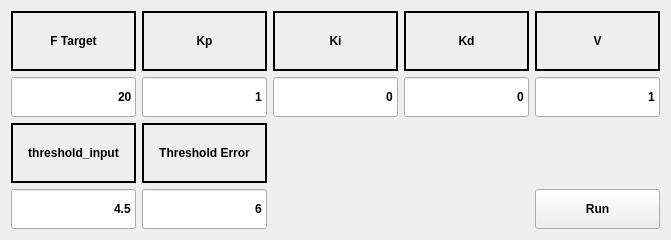
                <widget class="QWidget" name="tab">
                 <attribute name="title">
                  <string>F_control_PID</string>
                 </attribute>
                 <layout class="QGridLayout" name="gridLayout_16">
                  <item row="0" column="0">
                   <widget class="QLabel" name="label_F_Target">
                    <property name="sizePolicy">
                     <sizepolicy hsizetype="Preferred" vsizetype="Fixed">
                      <horstretch>0</horstretch>
                      <verstretch>0</verstretch>
                     </sizepolicy>
                    </property>
                    <property name="minimumSize">
                     <size>
                      <width>80</width>
                      <height>60</height>
                     </size>
                    </property>
                    <property name="font">
                     <font>
                      <weight>75</weight>
                      <bold>true</bold>
                     </font>
                    </property>
                    <property name="cursor">
                     <cursorShape>ArrowCursor</cursorShape>
                    </property>
                    <property name="frameShape">
                     <enum>QFrame::Box</enum>
                    </property>
                    <property name="lineWidth">
                     <number>2</number>
                    </property>
                    <property name="text">
                     <string>F Target</string>
                    </property>
                    <property name="alignment">
                     <set>Qt::AlignCenter</set>
                    </property>
                   </widget>
                  </item>
                  <item row="0" column="1">
                   <widget class="QLabel" name="label_F_Target_2">
                    <property name="sizePolicy">
                     <sizepolicy hsizetype="Preferred" vsizetype="Fixed">
                      <horstretch>0</horstretch>
                      <verstretch>0</verstretch>
                     </sizepolicy>
                    </property>
                    <property name="minimumSize">
                     <size>
                      <width>80</width>
                      <height>60</height>
                     </size>
                    </property>
                    <property name="font">
                     <font>
                      <weight>75</weight>
                      <bold>true</bold>
                     </font>
                    </property>
                    <property name="cursor">
                     <cursorShape>ArrowCursor</cursorShape>
                    </property>
                    <property name="frameShape">
                     <enum>QFrame::Box</enum>
                    </property>
                    <property name="lineWidth">
                     <number>2</number>
                    </property>
                    <property name="text">
                     <string>Kp</string>
                    </property>
                    <property name="alignment">
                     <set>Qt::AlignCenter</set>
                    </property>
                   </widget>
                  </item>
                  <item row="0" column="2">
                   <widget class="QLabel" name="label_F_Target_3">
                    <property name="sizePolicy">
                     <sizepolicy hsizetype="Preferred" vsizetype="Fixed">
                      <horstretch>0</horstretch>
                      <verstretch>0</verstretch>
                     </sizepolicy>
                    </property>
                    <property name="minimumSize">
                     <size>
                      <width>80</width>
                      <height>60</height>
                     </size>
                    </property>
                    <property name="font">
                     <font>
                      <weight>75</weight>
                      <bold>true</bold>
                     </font>
                    </property>
                    <property name="cursor">
                     <cursorShape>ArrowCursor</cursorShape>
                    </property>
                    <property name="frameShape">
                     <enum>QFrame::Box</enum>
                    </property>
                    <property name="lineWidth">
                     <number>2</number>
                    </property>
                    <property name="text">
                     <string>Ki</string>
                    </property>
                    <property name="alignment">
                     <set>Qt::AlignCenter</set>
                    </property>
                   </widget>
                  </item>
                  <item row="0" column="3">
                   <widget class="QLabel" name="label_F_Target_4">
                    <property name="sizePolicy">
                     <sizepolicy hsizetype="Preferred" vsizetype="Fixed">
                      <horstretch>0</horstretch>
                      <verstretch>0</verstretch>
                     </sizepolicy>
                    </property>
                    <property name="minimumSize">
                     <size>
                      <width>80</width>
                      <height>60</height>
                     </size>
                    </property>
                    <property name="font">
                     <font>
                      <weight>75</weight>
                      <bold>true</bold>
                     </font>
                    </property>
                    <property name="cursor">
                     <cursorShape>ArrowCursor</cursorShape>
                    </property>
                    <property name="frameShape">
                     <enum>QFrame::Box</enum>
                    </property>
                    <property name="lineWidth">
                     <number>2</number>
                    </property>
                    <property name="text">
                     <string>Kd</string>
                    </property>
                    <property name="alignment">
                     <set>Qt::AlignCenter</set>
                    </property>
                   </widget>
                  </item>
                  <item row="0" column="4">
                   <widget class="QLabel" name="label_F_Target_5">
                    <property name="sizePolicy">
                     <sizepolicy hsizetype="Preferred" vsizetype="Preferred">
                      <horstretch>0</horstretch>
                      <verstretch>0</verstretch>
                     </sizepolicy>
                    </property>
                    <property name="minimumSize">
                     <size>
                      <width>80</width>
                      <height>60</height>
                     </size>
                    </property>
                    <property name="font">
                     <font>
                      <weight>75</weight>
                      <bold>true</bold>
                     </font>
                    </property>
                    <property name="cursor">
                     <cursorShape>ArrowCursor</cursorShape>
                    </property>
                    <property name="frameShape">
                     <enum>QFrame::Box</enum>
                    </property>
                    <property name="lineWidth">
                     <number>2</number>
                    </property>
                    <property name="text">
                     <string>V</string>
                    </property>
                    <property name="alignment">
                     <set>Qt::AlignCenter</set>
                    </property>
                   </widget>
                  </item>
                  <item row="1" column="0">
                   <widget class="QLineEdit" name="lineEdit_F_target">
                    <property name="sizePolicy">
                     <sizepolicy hsizetype="Expanding" vsizetype="Preferred">
                      <horstretch>0</horstretch>
                      <verstretch>0</verstretch>
                     </sizepolicy>
                    </property>
                    <property name="minimumSize">
                     <size>
                      <width>100</width>
                      <height>40</height>
                     </size>
                    </property>
                    <property name="font">
                     <font>
                      <weight>75</weight>
                      <bold>true</bold>
                     </font>
                    </property>
                    <property name="text">
                     <string>20</string>
                    </property>
                    <property name="alignment">
                     <set>Qt::AlignRight|Qt::AlignTrailing|Qt::AlignVCenter</set>
                    </property>
                   </widget>
                  </item>
                  <item row="1" column="1">
                   <widget class="QLineEdit" name="lineEdit_F_target_kp">
                    <property name="minimumSize">
                     <size>
                      <width>100</width>
                      <height>40</height>
                     </size>
                    </property>
                    <property name="font">
                     <font>
                      <weight>75</weight>
                      <bold>true</bold>
                     </font>
                    </property>
                    <property name="text">
                     <string>1</string>
                    </property>
                    <property name="alignment">
                     <set>Qt::AlignRight|Qt::AlignTrailing|Qt::AlignVCenter</set>
                    </property>
                   </widget>
                  </item>
                  <item row="1" column="2">
                   <widget class="QLineEdit" name="lineEdit_F_target_ki">
                    <property name="minimumSize">
                     <size>
                      <width>100</width>
                      <height>40</height>
                     </size>
                    </property>
                    <property name="font">
                     <font>
                      <weight>75</weight>
                      <bold>true</bold>
                     </font>
                    </property>
                    <property name="text">
                     <string>0</string>
                    </property>
                    <property name="alignment">
                     <set>Qt::AlignRight|Qt::AlignTrailing|Qt::AlignVCenter</set>
                    </property>
                   </widget>
                  </item>
                  <item row="1" column="3">
                   <widget class="QLineEdit" name="lineEdit_F_target_kd">
                    <property name="minimumSize">
                     <size>
                      <width>100</width>
                      <height>40</height>
                     </size>
                    </property>
                    <property name="font">
                     <font>
                      <weight>75</weight>
                      <bold>true</bold>
                     </font>
                    </property>
                    <property name="text">
                     <string>0</string>
                    </property>
                    <property name="alignment">
                     <set>Qt::AlignRight|Qt::AlignTrailing|Qt::AlignVCenter</set>
                    </property>
                   </widget>
                  </item>
                  <item row="1" column="4">
                   <widget class="QLineEdit" name="lineEdit_F_target_v">
                    <property name="minimumSize">
                     <size>
                      <width>100</width>
                      <height>40</height>
                     </size>
                    </property>
                    <property name="font">
                     <font>
                      <weight>75</weight>
                      <bold>true</bold>
                     </font>
                    </property>
                    <property name="text">
                     <string>1</string>
                    </property>
                    <property name="alignment">
                     <set>Qt::AlignRight|Qt::AlignTrailing|Qt::AlignVCenter</set>
                    </property>
                   </widget>
                  </item>
                  <item row="2" column="0">
                   <widget class="QLabel" name="label_F_Target_6">
                    <property name="sizePolicy">
                     <sizepolicy hsizetype="Preferred" vsizetype="Fixed">
                      <horstretch>0</horstretch>
                      <verstretch>0</verstretch>
                     </sizepolicy>
                    </property>
                    <property name="minimumSize">
                     <size>
                      <width>80</width>
                      <height>60</height>
                     </size>
                    </property>
                    <property name="font">
                     <font>
                      <weight>75</weight>
                      <bold>true</bold>
                     </font>
                    </property>
                    <property name="cursor">
                     <cursorShape>ArrowCursor</cursorShape>
                    </property>
                    <property name="frameShape">
                     <enum>QFrame::Box</enum>
                    </property>
                    <property name="lineWidth">
                     <number>2</number>
                    </property>
                    <property name="text">
                     <string>threshold_input</string>
                    </property>
                    <property name="alignment">
                     <set>Qt::AlignCenter</set>
                    </property>
                   </widget>
                  </item>
                  <item row="2" column="1">
                   <widget class="QLabel" name="label_F_Target_7">
                    <property name="sizePolicy">
                     <sizepolicy hsizetype="Preferred" vsizetype="Fixed">
                      <horstretch>0</horstretch>
                      <verstretch>0</verstretch>
                     </sizepolicy>
                    </property>
                    <property name="minimumSize">
                     <size>
                      <width>80</width>
                      <height>60</height>
                     </size>
                    </property>
                    <property name="font">
                     <font>
                      <weight>75</weight>
                      <bold>true</bold>
                     </font>
                    </property>
                    <property name="cursor">
                     <cursorShape>ArrowCursor</cursorShape>
                    </property>
                    <property name="frameShape">
                     <enum>QFrame::Box</enum>
                    </property>
                    <property name="lineWidth">
                     <number>2</number>
                    </property>
                    <property name="text">
                     <string>Threshold Error</string>
                    </property>
                    <property name="alignment">
                     <set>Qt::AlignCenter</set>
                    </property>
                   </widget>
                  </item>
                  <item row="3" column="0">
                   <widget class="QLineEdit" name="lineEdit_F_target_input">
                    <property name="minimumSize">
                     <size>
                      <width>100</width>
                      <height>40</height>
                     </size>
                    </property>
                    <property name="font">
                     <font>
                      <weight>75</weight>
                      <bold>true</bold>
                     </font>
                    </property>
                    <property name="text">
                     <string>4.5</string>
                    </property>
                    <property name="alignment">
                     <set>Qt::AlignRight|Qt::AlignTrailing|Qt::AlignVCenter</set>
                    </property>
                   </widget>
                  </item>
                  <item row="3" column="1">
                   <widget class="QLineEdit" name="lineEdit_F_target_error">
                    <property name="minimumSize">
                     <size>
                      <width>100</width>
                      <height>40</height>
                     </size>
                    </property>
                    <property name="font">
                     <font>
                      <weight>75</weight>
                      <bold>true</bold>
                     </font>
                    </property>
                    <property name="text">
                     <string>6</string>
                    </property>
                    <property name="alignment">
                     <set>Qt::AlignRight|Qt::AlignTrailing|Qt::AlignVCenter</set>
                    </property>
                   </widget>
                  </item>
                  <item row="3" column="4">
                   <widget class="QPushButton" name="pushButton_F_control">
                    <property name="minimumSize">
                     <size>
                      <width>100</width>
                      <height>40</height>
                     </size>
                    </property>
                    <property name="font">
                     <font>
                      <weight>75</weight>
                      <bold>true</bold>
                     </font>
                    </property>
                    <property name="text">
                     <string>Run</string>
                    </property>
                   </widget>
                  </item>
                 </layout>
                </widget>
